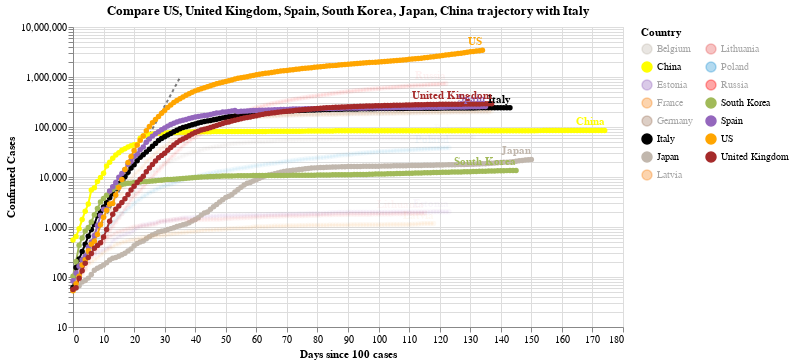

Notebook source saved alongside this figure:
### Code cell
#hide_input
chart2 = make_since_chart(dff2, ['US', 'United Kingdom', 'Spain', 'South Korea', 'Japan', 'China'], baseline_countries)
chart2

### Figure 1 — Vega-Lite specification as saved in the notebook (floating-point values rounded to 4 significant figures; data arrays with more than 128 entries replaced by an {"elided": "..."} marker saying what was removed)
{"config": {"view": {"continuousWidth": 400, "continuousHeight": 300}}, "layer": [{"data": {"name": "data-628230001892d6798b50651be41d1b3e"}, "mark": {"type": "line", "color": "black", "opacity": 0.5, "strokeDash": [3, 3]}, "encoding": {"x": {"type": "quantitative", "field": "Days since 100 cases"}, "y": {"type": "quantitative", "field": "Confirmed Cases"}}}, {"data": {"name": "data-be369ac599a56be8b46766052fb75411"}, "mark": {"type": "line", "point": true}, "encoding": {"color": {"type": "nominal", "field": "Country", "legend": {"columns": 2}, "scale": {"domain": ["Belgium", "China", "Estonia", "France", "Germany", "Italy", "Japan", "Latvia", "Lithuania", "Poland", "Russia", "South Korea", "Spain", "US", "United Kingdom"], "range": ["#C1B7AD", "yellow", "#9467bd", "#F58518", "#9D755D", "black", "#C1B7AD", "#F58518", "#E45756", "#2495D3", "red", "#A1BA59", "#9467bd", "orange", "brown"]}}, "opacity": {"condition": {"value": 1, "selection": "selector006"}, "value": 0.05}, "tooltip": [{"type": "nominal", "field": "Country"}, {"type": "temporal", "field": "Date"}, {"type": "quantitative", "field": "Confirmed Cases"}, {"type": "quantitative", "field": "Days since 100 cases"}], "x": {"type": "quantitative", "field": "Days since 100 cases"}, "y": {"type": "quantitative", "field": "Confirmed Cases", "scale": {"type": "log"}}}, "selection": {"selector006": {"type": "multi", "fields": ["Country"], "bind": "legend", "init": [{"Country": "US"}, {"Country": "United Kingdom"}, {"Country": "Spain"}, {"Country": "South Korea"}, {"Country": "Japan"}, {"Country": "China"}, {"Country": "Italy"}]}}, "width": 550}, {"data": {"name": "data-be369ac599a56be8b46766052fb75411"}, "mark": {"type": "text", "align": "right", "dy": -8, "fontWeight": "bold"}, "encoding": {"color": {"type": "nominal", "field": "Country", "legend": {"columns": 2}, "scale": {"domain": ["Belgium", "China", "Estonia", "France", "Germany", "Italy", "Japan", "Latvia", "Lithuania", "Poland", "Russia", "South Korea", "Spain", "US", "United Kingdom"], "range": ["#C1B7AD", "yellow", "#9467bd", "#F58518", "#9D755D", "black", "#C1B7AD", "#F58518", "#E45756", "#2495D3", "red", "#A1BA59", "#9467bd", "orange", "brown"]}}, "opacity": {"condition": {"value": 1, "selection": "selector006"}, "value": 0.05}, "text": {"type": "nominal", "field": "Country"}, "tooltip": [{"type": "nominal", "field": "Country"}, {"type": "temporal", "field": "Date"}, {"type": "quantitative", "field": "Confirmed Cases"}, {"type": "quantitative", "field": "Days since 100 cases"}], "x": {"type": "quantitative", "field": "Days since 100 cases"}, "y": {"type": "quantitative", "field": "Confirmed Cases", "scale": {"type": "log"}}}, "transform": [{"filter": "(datum['Date'] >= 1594684800000)"}], "width": 550}], "title": "Compare US, United Kingdom, Spain, South Korea, Japan, China trajectory with Italy", "$schema": "https://vega.github.io/schema/vega-lite/v4.0.2.json", "datasets": {"data-628230001892d6798b50651be41d1b3e": [{"Days since 100 cases": 0, "Confirmed Cases": 100.0}, {"Days since 100 cases": 1, "Confirmed Cases": 130.0}, {"Days since 100 cases": 2, "Confirmed Cases": 169.0}, {"Days since 100 cases": 3, "Confirmed Cases": 219.7}, {"Days since 100 cases": 4, "Confirmed Cases": 285.6}, {"Days since 100 cases": 5, "Confirmed Cases": 371.3}, {"Days since 100 cases": 6, "Confirmed Cases": 482.7}, {"Days since 100 cases": 7, "Confirmed Cases": 627.5}, {"Days since 100 cases": 8, "Confirmed Cases": 815.7}, {"Days since 100 cases": 9, "Confirmed Cases": 1060.0}, {"Days since 100 cases": 10, "Confirmed Cases": 1379.0}, {"Days since 100 cases": 11, "Confirmed Cases": 1792.0}, {"Days since 100 cases": 12, "Confirmed Cases": 2330.0}, {"Days since 100 cases": 13, "Confirmed Cases": 3029.0}, {"Days since 100 cases": 14, "Confirmed Cases": 3937.0}, {"Days since 100 cases": 15, "Confirmed Cases": 5119.0}, {"Days since 100 cases": 16, "Confirmed Cases": 6654.0}, {"Days since 100 cases": 17, "Confirmed Cases": 8650.0}, {"Days since 100 cases": 18, "Confirmed Cases": 11250.0}, {"Days since 100 cases": 19, "Confirmed Cases": 14620.0}, {"Days since 100 cases": 20, "Confirmed Cases": 19000.0}, {"Days since 100 cases": 21, "Confirmed Cases": 24710.0}, {"Days since 100 cases": 22, "Confirmed Cases": 32120.0}, {"Days since 100 cases": 23, "Confirmed Cases": 41750.0}, {"Days since 100 cases": 24, "Confirmed Cases": 54280.0}, {"Days since 100 cases": 25, "Confirmed Cases": 70560.0}, {"Days since 100 cases": 26, "Confirmed Cases": 91730.0}, {"Days since 100 cases": 27, "Confirmed Cases": 119300.0}, {"Days since 100 cases": 28, "Confirmed Cases": 155000.0}, {"Days since 100 cases": 29, "Confirmed Cases": 201500.0}, {"Days since 100 cases": 30, "Confirmed Cases": 262000.0}, {"Days since 100 cases": 31, "Confirmed Cases": 340600.0}, {"Days since 100 cases": 32, "Confirmed Cases": 442800.0}, {"Days since 100 cases": 33, "Confirmed Cases": 575600.0}, {"Days since 100 cases": 34, "Confirmed Cases": 748300.0}, {"Days since 100 cases": 35, "Confirmed Cases": 972800.0}], "data-be369ac599a56be8b46766052fb75411": {"elided": "2038 records"}}}
